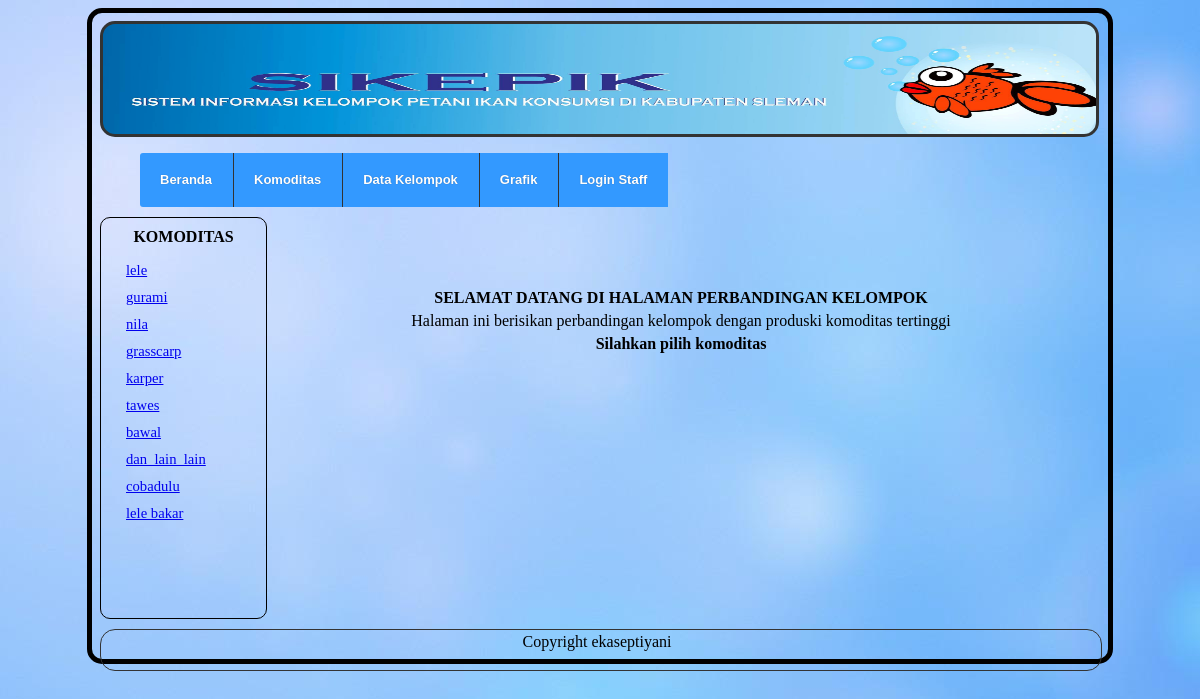
Before: /index-1.php with the older database file.
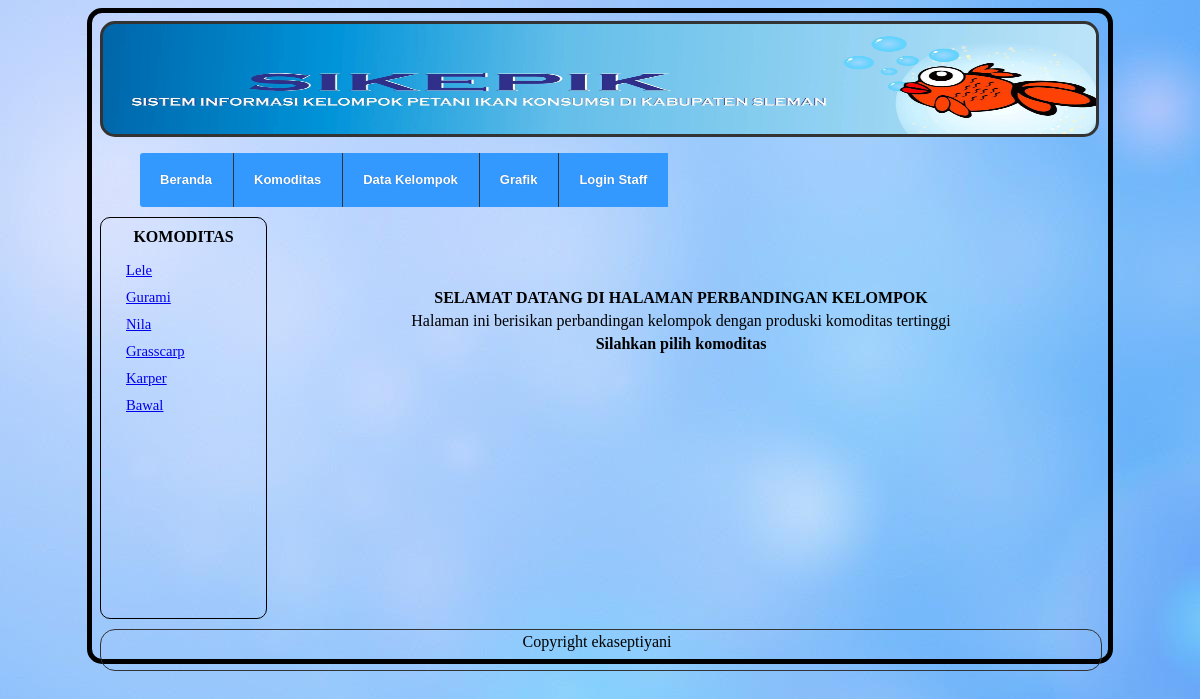
After: the same page with the newer database file.
### tables this page shows
CREATE TABLE `komoditas` (
  `id_komoditas` int(11) NOT NULL AUTO_INCREMENT,
  `nama` varchar(120) NOT NULL,
  PRIMARY KEY (`id_komoditas`),
  KEY `id_komoditas` (`id_komoditas`),
  KEY `id_komoditas_2` (`id_komoditas`)
);

### index-1.php (the view, shortened to what this page needs)
<!DOCTYPE html>
<html>
    <head>
        <link rel="stylesheet" type="text/css" href="style.css" />
  </head>
  <body>
      <div id="kanvas">
          <div id="header"></div>
           <div id="menu">
              <ul class ="nav">
                  <li><a href="index.php">Beranda</a></li>
                  <li><a href="index-1.php">Komoditas</a></li>
                  <li><a href="index-2.php">Data Kelompok</a></li>
				  <li><a href="grafik.php">Grafik</a></li>
                  <li><a href="../baru/admin/index.php">Login Staff</a></li>
              </ul>
          </div>
          <div id="komoditas">
              <div class="isibar">
                  <center>KOMODITAS</center>
              <ul>
				<?php
					$sql_kom = "select * from komoditas";
					$sql_kom_exec = mysql_query($sql_kom);
					while($kom = mysql_fetch_assoc($sql_kom_exec)){
						echo '<li><a href="index-1.php?id='.$kom['id_komoditas'].'">'. $kom['nama'] .'</a></li>';
					}
				?>
				</ul>
              </div>
          </div>
          <div id="perbandingan"> </br></br></br>
		  <center><strong>	<a>	SELAMAT DATANG DI HALAMAN PERBANDINGAN KELOMPOK </strong></br>
								Halaman ini berisikan perbandingan kelompok dengan produski komoditas tertinggi</br>
								<strong>Silahkan pilih komoditas</center></strong>
          </div>
          <div id="footer">
              <div class=""><center>Copyright ekaseptiyani &nbsp;
</div>
          </div>
      </div>
  </body>
</html>

### style.css (style rules this page uses)
body { background: url(img/biru.jpg); }
#kanvas { width : 1000px; height : 630px; margin : 0 auto; padding : 8px; border : solid 5px black ; -moz-border-radius: 15px; -khtml-border-radius: 15px; -webkit-border-radius: 15px; border-radius: 15px; line-height: 23px; }
#header { width : 963px; height : 80px; background-color : ; background-image: url("img/header.png"); background-size: 1000px 110px; background-repeat: no-repeat; border : solid 3px #333; padding: 15px; -moz-border-radius: 15px; -khtml-border-radius: 15px; -webkit-border-radius: 15px; border-radius: 15px; margin: 0; line-height: 23px; color: black; }
#menu { width : 975px; height : 70px; background-color :; margin-top : 0 auto; padding : ; float : left; border : ; color: black; }
.isibar { font : bold 13pt cambria; margin : 10px ; overflow-y: ; overflow-x: hidden; font : bold 12pt cambria; weight: 360px; height: 370px; font : 12px; }
.isibar ul { margin-left : -25px; }
.isibar ul li { font : normal normal 11pt cambria; list-style : none; padding-bottom : 10px; }
#footer { width : 1000px; height : 40px; background-color :; border : solid 1px #333; margin-top : 10px; -moz-border-radius: 15px; -khtml-border-radius: 15px; -webkit-border-radius: 15px; border-radius: 15px; line-height: 23px; float : center; }
#komoditas { width : 165px; height : 400px; background-color : ; margin-top : 10px; margin-right : 10px; float : left; font : 12px; -moz-border-radius: 10px; -khtml-border-radius: 10px; -webkit-border-radius: 10px; border-radius: 10px; line-height: 18px; border : solid 1px black; }
#perbandingan { width : 808px; height : 400px; background-color : ; margin-top : 10px; float : left; -moz-border-radius: 15px; -khtml-border-radius: 15px; -webkit-border-radius: 15px; border-radius: 15px; line-height: 23px; }
ul { list-style: none; }
body { font-family: 'cambria', serif; }
.nav a { text-decoration: none; }
.nav li { list-style: none; }
.nav { display: inline-block; position: relative; cursor: default; z-index: 500; }
.nav > li { display: block; float: left; }
.nav > li > a { position: relative; display: block; z-index: 510; height: 54px; padding: 0 20px; line-height: 54px; font-family: Helvetica, Arial, sans-serif; font-weight: bold; font-size: 13px; color: #ffffff; text-shadow: 0 0 1px rgba(0,0,0,.35); background: #3399ff; border-left: 1px solid #333333; border-right: 1px solid #3399ff; -webkit-transition: all .3s ease; -moz-transition: all .3s ease; -o-transition: all .3s ease; -ms-transition: all .3s ease; transition: all .3s ease; }
.nav > li:first-child > a { border-radius: 3px 0 0 3px; border-left: none; }

Changed rows visible on the page:
removed komoditas: nama "tawes"
removed komoditas: nama "dan_lain_lain"
removed komoditas: nama "cobadulu"
removed komoditas: nama "lele bakar"
changed komoditas: nama "lele" → "Lele"
changed komoditas: nama "gurami" → "Gurami"
changed komoditas: nama "nila" → "Nila"
changed komoditas: nama "grasscarp" → "Grasscarp"
changed komoditas: nama "karper" → "Karper"
changed komoditas: nama "bawal" → "Bawal"
